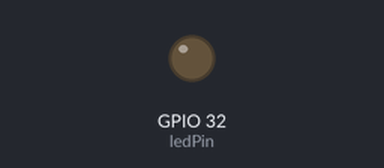
Simulated run of this sketch. Board: ESP32. On the bench: output pins drawn as LEDs (lit = HIGH).

Above: at 0.15 s.
At 19.98 s:
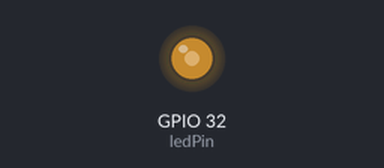
At 39.81 s:
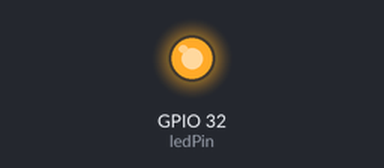
Timing chart, 0 to 40.0 s (numbered marks = the images above):
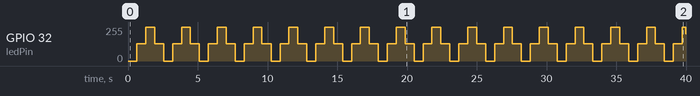

Measured:
- by itself, GPIO 32 (ledPin): 0/255 → 128/255 at 0.64 s, → 255/255 0.64 s later, → 128/255 0.64 s later, → 0/255 0.65 s later, … (63 changes in this stretch)

The sketch:

4.ino
```cpp
const int ledPin = 32;

const int freq      = 5000;
const int ledChannel = 0;
const int resolution = 8;

void setup()
{
  Serial.begin(115200);
  ledcSetup(ledChannel, freq, resolution);
  ledcAttachPin(ledPin, ledChannel);
}

void loop()
{
  for(int dutyCycle = 0; dutyCycle <= 255; ++dutyCycle)
  {
    ledcWrite(ledChannel, dutyCycle);
    delay(5);
  }

  for(int dutyCycle = 255; dutyCycle >= 0; --dutyCycle)
  {
    ledcWrite(ledChannel, dutyCycle);
    delay(5);
  }
}
```
